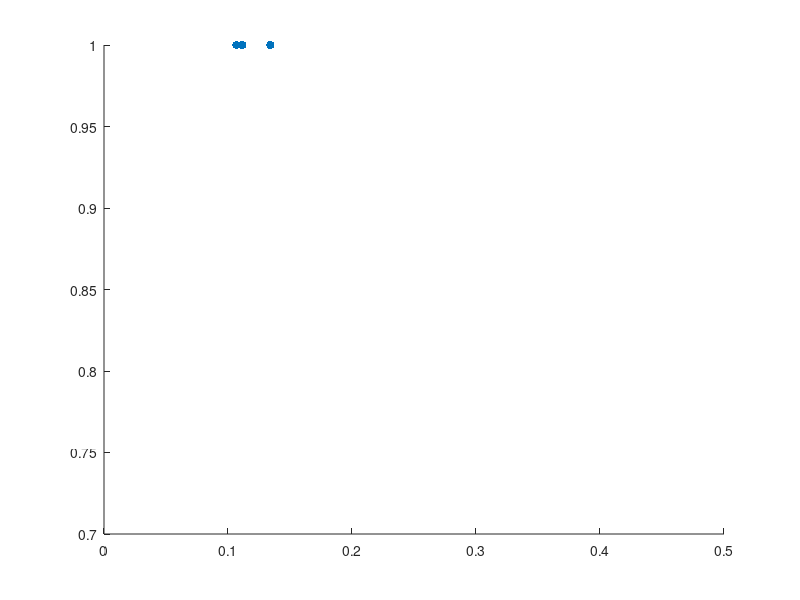

MATLAB code to generate this figure: (Note: this script raises an error after producing the figure.)
lr_tpr = 9222 / (9222 + 0);
lr_fpr = 1428 / (9222 + 1428);

knn_tpr = 1131 / (1131 + 0);
knn_fpr = 142 / (1131 + 142);

j48_tpr = 1137 / (1137 + 0);
j48_fpr = 136 / (1137 + 136);

x=[lr_fpr knn_fpr j48_fpr];
y=[lr_tpr knn_tpr j48_tpr];
scatter(x, y, 'filled');
axis([0 .5 .7 1]);

text(lr_fpr, lr_tpr, 'A', 'horizontal','left', 'vertical','bottom');
text(knn_fpr, knn_tpr, 'B', 'horizontal','left', 'vertical','bottom');
text(j48_fpr, j48_tpr, 'C', 'horizontal','right', 'vertical','bottom');

box on;
grid on;

ylabel('True Positive Rates', 'FontSize',10,'FontWeight','bold','FontName','Times New Roman');
xlabel('False Positive Rates', 'FontSize',10,'FontWeight','bold','FontName','Times New Roman');
title('ROC Space for Application Layer (DNS)','FontSize',12,'FontWeight','bold','FontName','Times New Roman');
dim = [0.2 0.5 0.3 0.3];
str = {'A = Logistic Regression', 'B = K-NN', 'C = Decision Tree'};
annotation('textbox',dim,'String',str,'FitBoxToText','on','FontSize',10,'FontName','Times New Roman');